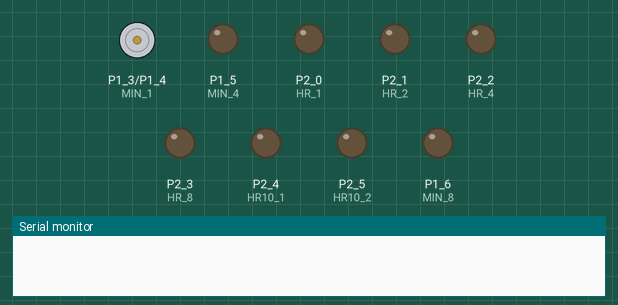
Simulated run of this sketch. Board: TI MSP430 LaunchPad. On the bench: motor-driver pin pairs drawn as motors (green arrow = first pin HIGH = forward, orange = second pin HIGH = backward, longer = more drive), output pins drawn as LEDs (lit = HIGH), the last lines printed to the serial monitor. Pins used as bus, display or sensor lines are not drawn.

Above: at 0.1 s.
At 0.8 s:
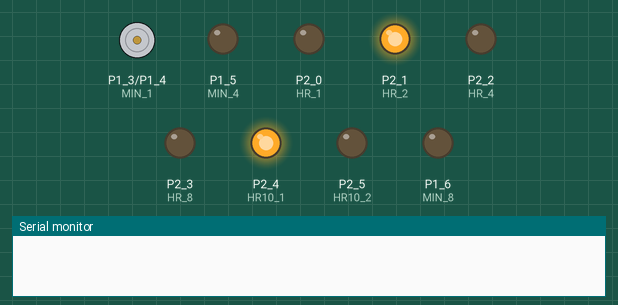
At 60.5 s:
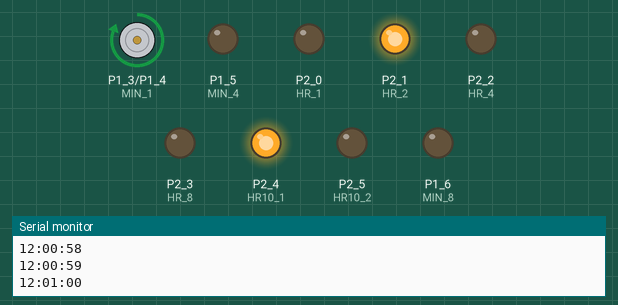
At 120.2 s:
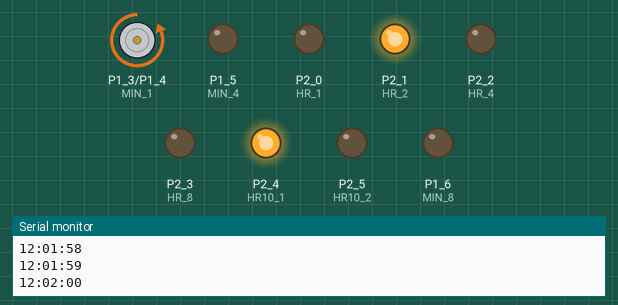
Timing chart, 0 to 121.7 s (numbered marks = the images above):
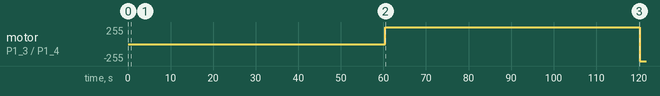

Measured:
- by itself, motor on P1_3 (MIN_1) / P1_4 (MIN_2): stopped → forward 255/255 at 60.5 s, → backward 255/255 59.7 s later

The sketch:

clock_main.ino
```cpp
/*
Binary Coded Decimal (BCD) Clock
Carlton Duffett

Contact:
carlton.duffett@gmail.com
carltonduffett.com

Current Version:
v.1.0

*/

// Set current time here, format HHMM
// DO NOT include leading zeros
#define TIME 1200

// Time constants
#define SECOND 995 // program takes approx 5ms to execute
#define MOMENT 20

// pin mappings:
// ----------------
#define CLK_SEC   P1_0
#define CLK_SEC10 P2_6
#define CLK_MIN10 P2_7

#define MIN_1  P1_3
#define MIN_2  P1_4
#define MIN_4  P1_5
#define MIN_8  P1_6

#define HR_1   P2_0
#define HR_2   P2_1
#define HR_4   P2_2
#define HR_8   P2_3

#define HR10_1 P2_4
#define HR10_2 P2_5

// clock digits
unsigned short int second = 0;
unsigned short int second_10 = 0;
unsigned short int minute = 0;
unsigned short int minute_10 = 0;
unsigned short int hour = 0;
unsigned short int hour_10 = 0;

/********************************************/
/* INITIALIZATION                           */
/********************************************/

void setup()
{
  // open serial port
  Serial.begin(9600);

  // parse user-defined current time
  second = 0;
  second_10 = 0;
  minute = TIME % 10;
  minute_10 = (TIME % 100) / 10;
  hour = (TIME % 1000) / 100;
  hour_10 = (TIME % 10000) / 1000;

  // SETUP OUTPUT PINS
  // ------------------------------------

  /*
  clk signal to BCD counters:
  BCD counters control second, second_10,
  and minute_10 LED arrays.
  */
  pinMode(CLK_SEC,OUTPUT);
  pinMode(CLK_SEC10,OUTPUT);
  pinMode(CLK_MIN10,OUTPUT);

  // pinouts for minute LED array
  pinMode(MIN_1,OUTPUT);
  pinMode(MIN_2,OUTPUT);
  pinMode(MIN_4,OUTPUT);
  pinMode(MIN_8,OUTPUT);

  // pinouts for hour LED array
  pinMode(HR_1,OUTPUT);
  pinMode(HR_2,OUTPUT);
  pinMode(HR_4,OUTPUT);
  pinMode(HR_8,OUTPUT);

  // pinouts for hour_10 LED array
  pinMode(HR10_1,OUTPUT);
  pinMode(HR10_2,OUTPUT);

  // initialize all pins to LOW
  digitalWrite(CLK_SEC,LOW);
  digitalWrite(CLK_SEC10,LOW);
  digitalWrite(CLK_MIN10,LOW);
  digitalWrite(MIN_1,LOW);
  digitalWrite(MIN_2,LOW);
  digitalWrite(MIN_4,LOW);
  digitalWrite(MIN_8,LOW);
  digitalWrite(HR_1,LOW);
  digitalWrite(HR_2,LOW);
  digitalWrite(HR_4,LOW);
  digitalWrite(HR_8,LOW);
  digitalWrite(HR10_1,LOW);
  digitalWrite(HR10_2,LOW);

  // SETUP BCD COUNTERS
  // ------------------------------------

  /*
  Pulse BCD clk signals to set time
  shown by respective LED arrays. Max
  clk frequency of counters is 16MHz.
  After setup, clk pins will initially
  be set to LOW.

  All counters initialize to 1 after setup.
  I therefore reduce the loop by 1 iteration.
  */

  unsigned short int i = 0;
  unsigned short int limit;

  // setup seconds counter (cycle back to zero)
  for (i = 0; i < 9; i++)
  {
    digitalWrite(CLK_SEC,HIGH);
    delay(MOMENT); // a negligible unit of time
    digitalWrite(CLK_SEC,LOW);
    delay(MOMENT);
  }

  // setup second_10 counter (cycle back to zero)
  for (i = 0; i < 5; i++)
  {
    digitalWrite(CLK_SEC10,HIGH);
    delay(MOMENT); // a negligible unit of time
    digitalWrite(CLK_SEC10,LOW);
    delay(MOMENT);
  }

  // setup minute_10 counter
  if (minute_10 == 0) {
    limit = 6; // needed to cycle back to zero
  } else {
    limit = minute_10;
  }

  for (i = 1; i < limit; i++)
  {
    digitalWrite(CLK_MIN10,HIGH);
    delay(MOMENT); // a negligible unit of time
    digitalWrite(CLK_MIN10,LOW);
    delay(MOMENT);
  }

  // SETUP LED ARRAYS
  // ------------------------------------

  // minute array
  if (minute & 1)
    digitalWrite(MIN_1,HIGH);

  if (minute & 2)
    digitalWrite(MIN_2,HIGH);

  if (minute & 4)
    digitalWrite(MIN_4,HIGH);

  if (minute & 8)
    digitalWrite(MIN_8,HIGH);

  // hour array
  if (hour & 1)
    digitalWrite(HR_1,HIGH);

  if (hour & 2)
    digitalWrite(HR_2,HIGH);

  if (hour & 4)
    digitalWrite(HR_4,HIGH);

  if (hour & 8)
    digitalWrite(HR_8,HIGH);

  // hour_10 array
  if (hour_10 & 1)
    digitalWrite(HR10_1,HIGH);

  if (hour_10 & 2)
    digitalWrite(HR10_2,HIGH);

  // wait second at :00
  delay(SECOND);

} // END INITIALIZATION

/********************************************/
/* CLOCK CONTROLLER                         */
/********************************************/

void loop()
{
  // prevent interrupts
  noInterrupts();

  // RESET NON-BCD LED ARRAYS
  // ------------------------------------

  // minutes
  digitalWrite(MIN_1,LOW);
  digitalWrite(MIN_2,LOW);
  digitalWrite(MIN_4,LOW);
  digitalWrite(MIN_8,LOW);

  // hours
  digitalWrite(HR_1,LOW);
  digitalWrite(HR_2,LOW);
  digitalWrite(HR_4,LOW);
  digitalWrite(HR_8,LOW);

  // hour_10
  digitalWrite(HR10_1,LOW);
  digitalWrite(HR10_2,LOW);


  // SECONDS
  // ------------------------------------

  // increment seconds counter
  digitalWrite(CLK_SEC,HIGH);
  second++;

  // evaluate second_10 counter
  if (second > 9) {
    second = 0;
    second_10++;
    digitalWrite(CLK_SEC10,HIGH);
  }

  // MINUTES
  // ------------------------------------

  // increment minute after 60 seconds
  if (second_10 > 5) {
    second_10 = 0;
    minute++;

    // evaluate minute_10 counter
    if (minute > 9) {
      minute = 0;
      minute_10++;
      digitalWrite(CLK_MIN10,HIGH);
    }
  }

  // minute array
  if (minute & 1)
    digitalWrite(MIN_1,HIGH);

  if (minute & 2)
    digitalWrite(MIN_2,HIGH);

  if (minute & 4)
    digitalWrite(MIN_4,HIGH);

  if (minute & 8)
    digitalWrite(MIN_8,HIGH);

  // HOURS
  // ------------------------------------

  // imcrement hour after 60 minutes
  if (minute_10 > 5) {
    minute_10 = 0;
    hour++;

    // reset after 12 hours
    if (hour_10 == 1 && hour > 2) {
      hour = 1;
      hour_10 = 0;
    }
  }

  // increment hour_10 counter after 10 hours
  if (hour > 9) {
     hour = 0;
     hour_10++;
  }

  // hour array
  if (hour & 1)
    digitalWrite(HR_1,HIGH);

  if (hour & 2)
    digitalWrite(HR_2,HIGH);

  if (hour & 4)
    digitalWrite(HR_4,HIGH);

  if (hour & 8)
    digitalWrite(HR_8,HIGH);

  // hour_10 array
  if (hour_10 & 1)
    digitalWrite(HR10_1,HIGH);

  if (hour_10 & 2)
    digitalWrite(HR10_2,HIGH);

  // FINISH
  // ------------------------------------

  // set CLK signals LOW for next pass
  digitalWrite(CLK_SEC,LOW);
  digitalWrite(CLK_SEC10,LOW);
  digitalWrite(CLK_MIN10,LOW);

  // print current internal time to monitor
  Serial.print(hour_10);
  Serial.print(hour);
  Serial.print(":");
  Serial.print(minute_10);
  Serial.print(minute);
  Serial.print(":");
  Serial.print(second_10);
  Serial.print(second);
  Serial.println("");

  // wait for one second
  delay(SECOND);

} // END CONTROLLER LOOP
```
